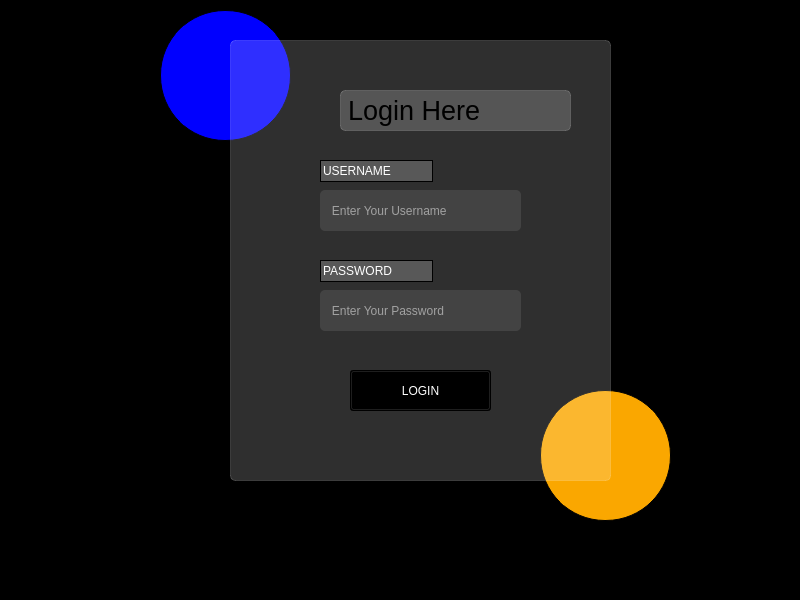
<?xml version="1.0" encoding="UTF-8"?>
<ui version="4.0">
 <class>MainWindow</class>
 <widget class="QMainWindow" name="MainWindow">
  <property name="geometry">
   <rect>
    <x>0</x>
    <y>0</y>
    <width>800</width>
    <height>600</height>
   </rect>
  </property>
  <property name="windowTitle">
   <string>MainWindow</string>
  </property>
  <property name="styleSheet">
   <string notr="true">background-color: rgb(0, 0, 0);</string>
  </property>
  <widget class="QWidget" name="centralwidget">
   <widget class="QFrame" name="frame">
    <property name="geometry">
     <rect>
      <x>230</x>
      <y>40</y>
      <width>381</width>
      <height>441</height>
     </rect>
    </property>
    <property name="styleSheet">
     <string notr="true">QFrame {
    background-color: rgba(255, 255, 255, 40); /* Color de fondo con alfa (transparencia) */
    border: 2px solid #000000; /* Borde sólido */
    border-radius: 5px; /* Radio de las esquinas del marco */

}
QFrame {
    background-color: rgba(255, 255, 255, 47); /* Color de fondo */
    border: 1.3px solid #000000; /* Borde sólido */
	border-color: rgb(255, 255, 255, 40);
    border-radius: 5px; /* Radio de las esquinas del marco */
    box-shadow: 5px 5px 5px rgba(0, 0, 0, 15); /* Propiedad de sombra */
}
</string>
    </property>
    <property name="frameShape">
     <enum>QFrame::StyledPanel</enum>
    </property>
    <property name="frameShadow">
     <enum>QFrame::Raised</enum>
    </property>
    <widget class="QLineEdit" name="contrasena">
     <property name="geometry">
      <rect>
       <x>90</x>
       <y>250</y>
       <width>201</width>
       <height>41</height>
      </rect>
     </property>
     <property name="styleSheet">
      <string notr="true">QLineEdit{
	color: rgb(255, 255, 255);
    background-color: rgba(255, 255, 255, 25); /* Color de fondo con alfa (transparencia) */
    border: 0px solid #000000; /* Borde sólido */
    border-radius: 5px; /* Radio de las esquinas del marco */
}</string>
     </property>
     <property name="placeholderText">
      <string>   Enter Your Password</string>
     </property>
    </widget>
    <widget class="QLineEdit" name="username">
     <property name="geometry">
      <rect>
       <x>90</x>
       <y>150</y>
       <width>201</width>
       <height>41</height>
      </rect>
     </property>
     <property name="styleSheet">
      <string notr="true">QLineEdit{
	color: rgb(255, 255, 255);
    background-color: rgba(255, 255, 255, 25); /* Color de fondo con alfa (transparencia) */
    border: 0px solid #000000; /* Borde sólido */
    border-radius: 5px; /* Radio de las esquinas del marco */
}</string>
     </property>
     <property name="text">
      <string/>
     </property>
     <property name="placeholderText">
      <string>   Enter Your Username</string>
     </property>
    </widget>
    <widget class="QPushButton" name="aceptar">
     <property name="geometry">
      <rect>
       <x>120</x>
       <y>330</y>
       <width>141</width>
       <height>41</height>
      </rect>
     </property>
     <property name="styleSheet">
      <string notr="true">color: rgb(255, 255, 255);
font: 75 11pt &quot;MS Shell Dlg 2&quot;;</string>
     </property>
     <property name="text">
      <string>LOGIN</string>
     </property>
    </widget>
    <widget class="QLabel" name="label">
     <property name="geometry">
      <rect>
       <x>110</x>
       <y>50</y>
       <width>231</width>
       <height>41</height>
      </rect>
     </property>
     <property name="font">
      <font>
       <family>MS Shell Dlg 2</family>
       <pointsize>20</pointsize>
       <weight>9</weight>
       <italic>false</italic>
       <bold>false</bold>
      </font>
     </property>
     <property name="styleSheet">
      <string notr="true">

QLabel{
	color: rgb(255, 255, 255);
    background-color: rgba(255, 255, 255, 0); /* Color de fondo con alfa (transparencia) */
    border: 0px solid #000000; /* Borde sólido */
    border-radius: 5px; /* Radio de las esquinas del marco */
}
color: rgb(255, 255, 255);
font: 75 20pt &quot;MS Shell Dlg 2&quot;;</string>
     </property>
     <property name="text">
      <string>Login Here</string>
     </property>
    </widget>
    <widget class="QLineEdit" name="lineEdit">
     <property name="geometry">
      <rect>
       <x>90</x>
       <y>120</y>
       <width>113</width>
       <height>22</height>
      </rect>
     </property>
     <property name="styleSheet">
      <string notr="true">background-color: rgb(255, 255, 255);
color: rgb(255, 255, 255);

font: 75 10pt &quot;MS Shell Dlg 2&quot;;
background-color: rgba(255, 255, 255, 50); /* Ajusta el último valor (50) para cambiar la transparencia */
border: 1px solid #000000; /* Borde opcional */
</string>
     </property>
     <property name="text">
      <string>USERNAME</string>
     </property>
    </widget>
    <widget class="QLineEdit" name="lineEdit_2">
     <property name="geometry">
      <rect>
       <x>90</x>
       <y>220</y>
       <width>113</width>
       <height>22</height>
      </rect>
     </property>
     <property name="styleSheet">
      <string notr="true">background-color: rgb(255, 255, 255);
color: rgb(255, 255, 255);

font: 75 10pt &quot;MS Shell Dlg 2&quot;;
background-color: rgba(255, 255, 255, 50); /* Ajusta el último valor (50) para cambiar la transparencia */
border: 1px solid #000000; /* Borde opcional */
</string>
     </property>
     <property name="text">
      <string>PASSWORD</string>
     </property>
    </widget>
   </widget>
   <widget class="QLineEdit" name="lineEdit_4">
    <property name="geometry">
     <rect>
      <x>540</x>
      <y>390</y>
      <width>131</width>
      <height>131</height>
     </rect>
    </property>
    <property name="styleSheet">
     <string notr="true">QLineEdit{
	
	
	 
	background-color: rgb(250, 167, 0);

    border: 1px solid #000000; /* Borde sólido */
    border-radius:65px; /* Radio de las esquinas del marco */
}
</string>
    </property>
    <property name="placeholderText">
     <string/>
    </property>
   </widget>
   <widget class="QLineEdit" name="lineEdit_3">
    <property name="geometry">
     <rect>
      <x>160</x>
      <y>10</y>
      <width>131</width>
      <height>131</height>
     </rect>
    </property>
    <property name="styleSheet">
     <string notr="true">QLineEdit{
	
	background-color: rgb(0, 0, 255);

    border: 1px solid #000000; /* Borde sólido */
    border-radius:65px; /* Radio de las esquinas del marco */
}
</string>
    </property>
    <property name="text">
     <string/>
    </property>
    <property name="placeholderText">
     <string/>
    </property>
   </widget>
   <zorder>lineEdit_3</zorder>
   <zorder>lineEdit_4</zorder>
   <zorder>frame</zorder>
  </widget>
  <widget class="QMenuBar" name="menubar">
   <property name="geometry">
    <rect>
     <x>0</x>
     <y>0</y>
     <width>800</width>
     <height>26</height>
    </rect>
   </property>
  </widget>
  <widget class="QStatusBar" name="statusbar"/>
 </widget>
 <resources/>
 <connections/>
</ui>
